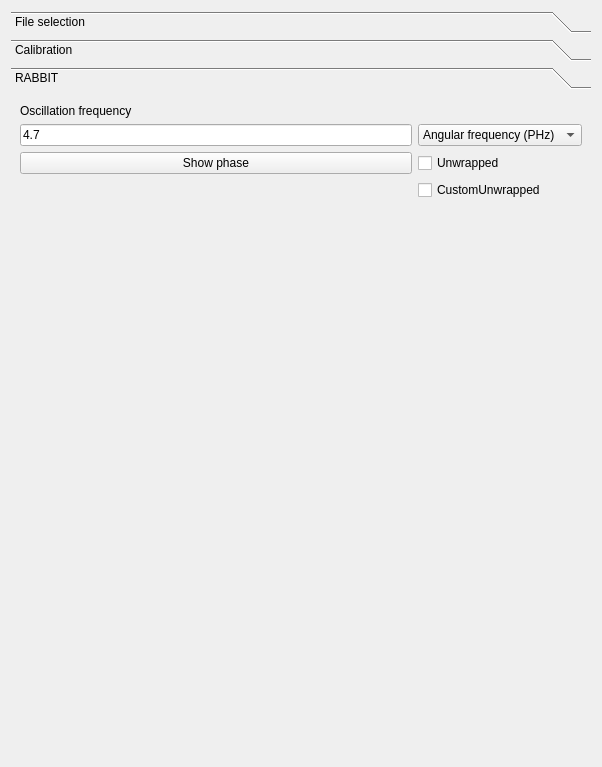
<?xml version="1.0" encoding="UTF-8"?>
<ui version="4.0">
 <class>main_panel</class>
 <widget class="QWidget" name="main_panel">
  <property name="geometry">
   <rect>
    <x>0</x>
    <y>0</y>
    <width>602</width>
    <height>767</height>
   </rect>
  </property>
  <property name="sizePolicy">
   <sizepolicy hsizetype="MinimumExpanding" vsizetype="MinimumExpanding">
    <horstretch>0</horstretch>
    <verstretch>0</verstretch>
   </sizepolicy>
  </property>
  <property name="windowTitle">
   <string>Form</string>
  </property>
  <layout class="QHBoxLayout" name="main_layout">
   <item>
    <layout class="QVBoxLayout" name="v_optionLayout">
     <item>
      <widget class="QToolBox" name="toolBox">
       <property name="sizePolicy">
        <sizepolicy hsizetype="Preferred" vsizetype="Preferred">
         <horstretch>0</horstretch>
         <verstretch>0</verstretch>
        </sizepolicy>
       </property>
       <property name="currentIndex">
        <number>2</number>
       </property>
       <widget class="QWidget" name="page_5">
        <property name="geometry">
         <rect>
          <x>0</x>
          <y>0</y>
          <width>582</width>
          <height>380</height>
         </rect>
        </property>
        <attribute name="label">
         <string>File selection</string>
        </attribute>
        <layout class="QVBoxLayout" name="verticalLayout_2">
         <item>
          <layout class="QHBoxLayout" name="horizontalLayout_3">
           <item>
            <widget class="QLabel" name="label">
             <property name="sizePolicy">
              <sizepolicy hsizetype="Preferred" vsizetype="Preferred">
               <horstretch>0</horstretch>
               <verstretch>0</verstretch>
              </sizepolicy>
             </property>
             <property name="text">
              <string>Starting folder</string>
             </property>
            </widget>
           </item>
           <item>
            <widget class="QLineEdit" name="folderBase_lineEdit">
             <property name="sizePolicy">
              <sizepolicy hsizetype="MinimumExpanding" vsizetype="Fixed">
               <horstretch>0</horstretch>
               <verstretch>0</verstretch>
              </sizepolicy>
             </property>
             <property name="toolTip">
              <string>&lt;html&gt;&lt;head/&gt;&lt;body&gt;&lt;p&gt;Use this folder as the base folder when loading data&lt;/p&gt;&lt;/body&gt;&lt;/html&gt;</string>
             </property>
            </widget>
           </item>
           <item>
            <widget class="QToolButton" name="forderSelection_toolButton">
             <property name="text">
              <string>...</string>
             </property>
            </widget>
           </item>
          </layout>
         </item>
         <item>
          <widget class="QListWidget" name="fileSelection_listWidget">
           <property name="sizePolicy">
            <sizepolicy hsizetype="Preferred" vsizetype="Preferred">
             <horstretch>0</horstretch>
             <verstretch>0</verstretch>
            </sizepolicy>
           </property>
           <property name="toolTip">
            <string>&lt;html&gt;&lt;head/&gt;&lt;body&gt;&lt;p&gt;List of selected files:&lt;/p&gt;&lt;p&gt;- double click on a file to load it&lt;/p&gt;&lt;p&gt;- right click to remove selected files or clear list&lt;/p&gt;&lt;/body&gt;&lt;/html&gt;</string>
           </property>
           <property name="selectionMode">
            <enum>QAbstractItemView::ExtendedSelection</enum>
           </property>
          </widget>
         </item>
         <item>
          <layout class="QHBoxLayout" name="horizontalLayout_5">
           <item>
            <widget class="QPushButton" name="loadSpectrum_pushButton">
             <property name="text">
              <string>Load Spectrum</string>
             </property>
            </widget>
           </item>
           <item>
            <layout class="QVBoxLayout" name="verticalLayout_4">
             <item>
              <widget class="QRadioButton" name="transient_radioButton">
               <property name="text">
                <string>Transient</string>
               </property>
               <property name="checked">
                <bool>true</bool>
               </property>
              </widget>
             </item>
             <item>
              <widget class="QRadioButton" name="dressingOn_radioButton">
               <property name="text">
                <string>Dressing On</string>
               </property>
              </widget>
             </item>
             <item>
              <widget class="QRadioButton" name="dressingOff_radioButton">
               <property name="text">
                <string>Dressing off</string>
               </property>
              </widget>
             </item>
            </layout>
           </item>
          </layout>
         </item>
         <item>
          <spacer name="verticalSpacer_3">
           <property name="orientation">
            <enum>Qt::Vertical</enum>
           </property>
           <property name="sizeHint" stdset="0">
            <size>
             <width>20</width>
             <height>40</height>
            </size>
           </property>
          </spacer>
         </item>
        </layout>
       </widget>
       <widget class="QWidget" name="page_6">
        <property name="geometry">
         <rect>
          <x>0</x>
          <y>0</y>
          <width>582</width>
          <height>278</height>
         </rect>
        </property>
        <attribute name="label">
         <string>Calibration</string>
        </attribute>
        <layout class="QVBoxLayout" name="verticalLayout">
         <item>
          <layout class="QHBoxLayout" name="horizontalLayout_2">
           <item>
            <widget class="QPushButton" name="makeCalibration_pushButton">
             <property name="sizePolicy">
              <sizepolicy hsizetype="Minimum" vsizetype="Fixed">
               <horstretch>0</horstretch>
               <verstretch>0</verstretch>
              </sizepolicy>
             </property>
             <property name="toolTip">
              <string>&lt;html&gt;&lt;head/&gt;&lt;body&gt;&lt;p&gt;Create a panel to make a calibration from the current signal/FT or from a custom input&lt;/p&gt;&lt;/body&gt;&lt;/html&gt;</string>
             </property>
             <property name="text">
              <string>Make calibration</string>
             </property>
            </widget>
           </item>
           <item>
            <widget class="QPushButton" name="loadCalibration_pushButton">
             <property name="sizePolicy">
              <sizepolicy hsizetype="Minimum" vsizetype="Fixed">
               <horstretch>0</horstretch>
               <verstretch>0</verstretch>
              </sizepolicy>
             </property>
             <property name="toolTip">
              <string>&lt;html&gt;&lt;head/&gt;&lt;body&gt;&lt;p&gt;Load custom calibration, see examples in Calibration folder if you want to make your own&lt;/p&gt;&lt;/body&gt;&lt;/html&gt;</string>
             </property>
             <property name="text">
              <string>Load calibration</string>
             </property>
            </widget>
           </item>
          </layout>
         </item>
         <item>
          <layout class="QGridLayout" name="gridLayout">
           <item row="1" column="2">
            <widget class="QLabel" name="t0Calib_label">
             <property name="sizePolicy">
              <sizepolicy hsizetype="Preferred" vsizetype="Preferred">
               <horstretch>0</horstretch>
               <verstretch>0</verstretch>
              </sizepolicy>
             </property>
             <property name="toolTip">
              <string>&lt;html&gt;&lt;head/&gt;&lt;body&gt;&lt;p&gt;Coefficient for calibration:&lt;/p&gt;&lt;p&gt;E = A/(t-t0)^2 + B&lt;/p&gt;&lt;/body&gt;&lt;/html&gt;</string>
             </property>
             <property name="text">
              <string/>
             </property>
            </widget>
           </item>
           <item row="0" column="2">
            <widget class="QLabel" name="label_7">
             <property name="sizePolicy">
              <sizepolicy hsizetype="Preferred" vsizetype="Preferred">
               <horstretch>0</horstretch>
               <verstretch>0</verstretch>
              </sizepolicy>
             </property>
             <property name="text">
              <string>t0</string>
             </property>
             <property name="alignment">
              <set>Qt::AlignCenter</set>
             </property>
            </widget>
           </item>
           <item row="0" column="1">
            <widget class="QLabel" name="label_6">
             <property name="sizePolicy">
              <sizepolicy hsizetype="Preferred" vsizetype="Preferred">
               <horstretch>0</horstretch>
               <verstretch>0</verstretch>
              </sizepolicy>
             </property>
             <property name="text">
              <string>B</string>
             </property>
             <property name="alignment">
              <set>Qt::AlignCenter</set>
             </property>
            </widget>
           </item>
           <item row="1" column="0">
            <widget class="QLabel" name="alphaCalib_label">
             <property name="sizePolicy">
              <sizepolicy hsizetype="Preferred" vsizetype="Preferred">
               <horstretch>0</horstretch>
               <verstretch>0</verstretch>
              </sizepolicy>
             </property>
             <property name="toolTip">
              <string>&lt;html&gt;&lt;head/&gt;&lt;body&gt;&lt;p&gt;Coefficient for calibration:&lt;/p&gt;&lt;p&gt;E = A/(t-t0)^2 + B&lt;/p&gt;&lt;/body&gt;&lt;/html&gt;</string>
             </property>
             <property name="text">
              <string/>
             </property>
            </widget>
           </item>
           <item row="1" column="1">
            <widget class="QLabel" name="betaCalib_label">
             <property name="sizePolicy">
              <sizepolicy hsizetype="Preferred" vsizetype="Preferred">
               <horstretch>0</horstretch>
               <verstretch>0</verstretch>
              </sizepolicy>
             </property>
             <property name="toolTip">
              <string>&lt;html&gt;&lt;head/&gt;&lt;body&gt;&lt;p&gt;Coefficient for calibration:&lt;/p&gt;&lt;p&gt;E = A/(t-t0)^2 + B&lt;/p&gt;&lt;/body&gt;&lt;/html&gt;</string>
             </property>
             <property name="text">
              <string/>
             </property>
            </widget>
           </item>
           <item row="0" column="0">
            <widget class="QLabel" name="label_5">
             <property name="sizePolicy">
              <sizepolicy hsizetype="Preferred" vsizetype="Preferred">
               <horstretch>0</horstretch>
               <verstretch>0</verstretch>
              </sizepolicy>
             </property>
             <property name="text">
              <string>A</string>
             </property>
             <property name="alignment">
              <set>Qt::AlignCenter</set>
             </property>
            </widget>
           </item>
          </layout>
         </item>
         <item>
          <layout class="QHBoxLayout" name="horizontalLayout">
           <item>
            <widget class="QRadioButton" name="time_radioButton">
             <property name="sizePolicy">
              <sizepolicy hsizetype="Preferred" vsizetype="Fixed">
               <horstretch>0</horstretch>
               <verstretch>0</verstretch>
              </sizepolicy>
             </property>
             <property name="toolTip">
              <string>&lt;html&gt;&lt;head/&gt;&lt;body&gt;&lt;p&gt;Time representation&lt;/p&gt;&lt;/body&gt;&lt;/html&gt;</string>
             </property>
             <property name="text">
              <string>Time</string>
             </property>
            </widget>
           </item>
           <item>
            <widget class="QRadioButton" name="energy_radioButton">
             <property name="enabled">
              <bool>true</bool>
             </property>
             <property name="sizePolicy">
              <sizepolicy hsizetype="Preferred" vsizetype="Fixed">
               <horstretch>0</horstretch>
               <verstretch>0</verstretch>
              </sizepolicy>
             </property>
             <property name="toolTip">
              <string>&lt;html&gt;&lt;head/&gt;&lt;body&gt;&lt;p&gt;Energy representation&lt;/p&gt;&lt;p&gt;You first need to load a calibration and to define the linear axis that you are looking for to toggle it&lt;/p&gt;&lt;/body&gt;&lt;/html&gt;</string>
             </property>
             <property name="text">
              <string>Energy</string>
             </property>
            </widget>
           </item>
           <item>
            <layout class="QGridLayout" name="gridLayout_2">
             <item row="2" column="3">
              <widget class="QLineEdit" name="energyMax_lineEdit">
               <property name="enabled">
                <bool>false</bool>
               </property>
               <property name="sizePolicy">
                <sizepolicy hsizetype="Preferred" vsizetype="Fixed">
                 <horstretch>0</horstretch>
                 <verstretch>0</verstretch>
                </sizepolicy>
               </property>
               <property name="toolTip">
                <string>&lt;html&gt;&lt;head/&gt;&lt;body&gt;&lt;p&gt;Maximum energy to be plotted&lt;/p&gt;&lt;/body&gt;&lt;/html&gt;</string>
               </property>
              </widget>
             </item>
             <item row="0" column="1">
              <widget class="QLabel" name="label_2">
               <property name="sizePolicy">
                <sizepolicy hsizetype="Preferred" vsizetype="Preferred">
                 <horstretch>0</horstretch>
                 <verstretch>0</verstretch>
                </sizepolicy>
               </property>
               <property name="text">
                <string>Emin</string>
               </property>
              </widget>
             </item>
             <item row="0" column="3">
              <widget class="QLabel" name="label_3">
               <property name="sizePolicy">
                <sizepolicy hsizetype="Preferred" vsizetype="Preferred">
                 <horstretch>0</horstretch>
                 <verstretch>0</verstretch>
                </sizepolicy>
               </property>
               <property name="text">
                <string>Emax</string>
               </property>
              </widget>
             </item>
             <item row="2" column="5">
              <widget class="QLineEdit" name="energyStepsNumber_lineEdit">
               <property name="enabled">
                <bool>false</bool>
               </property>
               <property name="sizePolicy">
                <sizepolicy hsizetype="Preferred" vsizetype="Fixed">
                 <horstretch>0</horstretch>
                 <verstretch>0</verstretch>
                </sizepolicy>
               </property>
               <property name="toolTip">
                <string>&lt;html&gt;&lt;head/&gt;&lt;body&gt;&lt;p&gt;Maximum energy to be plotted&lt;/p&gt;&lt;/body&gt;&lt;/html&gt;</string>
               </property>
              </widget>
             </item>
             <item row="0" column="5">
              <widget class="QLabel" name="label_8">
               <property name="sizePolicy">
                <sizepolicy hsizetype="Preferred" vsizetype="Preferred">
                 <horstretch>0</horstretch>
                 <verstretch>0</verstretch>
                </sizepolicy>
               </property>
               <property name="text">
                <string>nSteps</string>
               </property>
              </widget>
             </item>
             <item row="2" column="4">
              <widget class="QLineEdit" name="energySteps_lineEdit">
               <property name="enabled">
                <bool>false</bool>
               </property>
               <property name="sizePolicy">
                <sizepolicy hsizetype="Preferred" vsizetype="Fixed">
                 <horstretch>0</horstretch>
                 <verstretch>0</verstretch>
                </sizepolicy>
               </property>
               <property name="toolTip">
                <string>&lt;html&gt;&lt;head/&gt;&lt;body&gt;&lt;p&gt;Maximum energy to be plotted&lt;/p&gt;&lt;/body&gt;&lt;/html&gt;</string>
               </property>
              </widget>
             </item>
             <item row="2" column="1">
              <widget class="QLineEdit" name="energyMin_lineEdit">
               <property name="enabled">
                <bool>false</bool>
               </property>
               <property name="sizePolicy">
                <sizepolicy hsizetype="Preferred" vsizetype="Fixed">
                 <horstretch>0</horstretch>
                 <verstretch>0</verstretch>
                </sizepolicy>
               </property>
               <property name="toolTip">
                <string>&lt;html&gt;&lt;head/&gt;&lt;body&gt;&lt;p&gt;Maximum energy to be plotted&lt;/p&gt;&lt;/body&gt;&lt;/html&gt;</string>
               </property>
              </widget>
             </item>
             <item row="0" column="4">
              <widget class="QLabel" name="label_4">
               <property name="sizePolicy">
                <sizepolicy hsizetype="Preferred" vsizetype="Preferred">
                 <horstretch>0</horstretch>
                 <verstretch>0</verstretch>
                </sizepolicy>
               </property>
               <property name="text">
                <string>dE</string>
               </property>
              </widget>
             </item>
            </layout>
           </item>
          </layout>
         </item>
         <item>
          <spacer name="verticalSpacer_2">
           <property name="orientation">
            <enum>Qt::Vertical</enum>
           </property>
           <property name="sizeHint" stdset="0">
            <size>
             <width>20</width>
             <height>40</height>
            </size>
           </property>
          </spacer>
         </item>
        </layout>
       </widget>
       <widget class="QWidget" name="page_7">
        <property name="geometry">
         <rect>
          <x>0</x>
          <y>0</y>
          <width>582</width>
          <height>331</height>
         </rect>
        </property>
        <property name="sizePolicy">
         <sizepolicy hsizetype="Preferred" vsizetype="Preferred">
          <horstretch>0</horstretch>
          <verstretch>0</verstretch>
         </sizepolicy>
        </property>
        <attribute name="label">
         <string>RABBIT</string>
        </attribute>
        <layout class="QVBoxLayout" name="verticalLayout_3">
         <item>
          <layout class="QGridLayout" name="gridLayout_3">
           <item row="2" column="0">
            <widget class="QPushButton" name="showPhase_pushButton">
             <property name="sizePolicy">
              <sizepolicy hsizetype="Minimum" vsizetype="Fixed">
               <horstretch>0</horstretch>
               <verstretch>0</verstretch>
              </sizepolicy>
             </property>
             <property name="text">
              <string>Show phase</string>
             </property>
            </widget>
           </item>
           <item row="0" column="0">
            <widget class="QLabel" name="label_9">
             <property name="text">
              <string>Oscillation frequency</string>
             </property>
            </widget>
           </item>
           <item row="1" column="1">
            <widget class="QComboBox" name="oscillationUnits_comboBox">
             <property name="currentIndex">
              <number>3</number>
             </property>
             <item>
              <property name="text">
               <string>Wavelength (nm)</string>
              </property>
             </item>
             <item>
              <property name="text">
               <string>Energy (eV)</string>
              </property>
             </item>
             <item>
              <property name="text">
               <string>Frequency (THz)</string>
              </property>
             </item>
             <item>
              <property name="text">
               <string>Angular frequency (PHz)</string>
              </property>
             </item>
            </widget>
           </item>
           <item row="2" column="1">
            <widget class="QCheckBox" name="unwrapPhase_checkBox">
             <property name="text">
              <string>Unwrapped</string>
             </property>
            </widget>
           </item>
           <item row="1" column="0">
            <widget class="QLineEdit" name="oscillationFrequency_lineEdit">
             <property name="sizePolicy">
              <sizepolicy hsizetype="MinimumExpanding" vsizetype="Fixed">
               <horstretch>0</horstretch>
               <verstretch>0</verstretch>
              </sizepolicy>
             </property>
             <property name="text">
              <string>4.7</string>
             </property>
            </widget>
           </item>
           <item row="3" column="1">
            <widget class="QCheckBox" name="customUnwrapPhase_checkBox">
             <property name="text">
              <string>CustomUnwrapped</string>
             </property>
            </widget>
           </item>
          </layout>
         </item>
         <item>
          <spacer name="verticalSpacer_4">
           <property name="orientation">
            <enum>Qt::Vertical</enum>
           </property>
           <property name="sizeHint" stdset="0">
            <size>
             <width>20</width>
             <height>226</height>
            </size>
           </property>
          </spacer>
         </item>
        </layout>
       </widget>
      </widget>
     </item>
     <item>
      <spacer name="verticalSpacer">
       <property name="orientation">
        <enum>Qt::Vertical</enum>
       </property>
       <property name="sizeHint" stdset="0">
        <size>
         <width>20</width>
         <height>40</height>
        </size>
       </property>
      </spacer>
     </item>
    </layout>
   </item>
  </layout>
 </widget>
 <tabstops>
  <tabstop>folderBase_lineEdit</tabstop>
  <tabstop>forderSelection_toolButton</tabstop>
  <tabstop>fileSelection_listWidget</tabstop>
  <tabstop>makeCalibration_pushButton</tabstop>
  <tabstop>loadCalibration_pushButton</tabstop>
  <tabstop>time_radioButton</tabstop>
  <tabstop>energy_radioButton</tabstop>
  <tabstop>energyMin_lineEdit</tabstop>
  <tabstop>energyMax_lineEdit</tabstop>
  <tabstop>energySteps_lineEdit</tabstop>
  <tabstop>energyStepsNumber_lineEdit</tabstop>
 </tabstops>
 <resources/>
 <connections/>
</ui>
